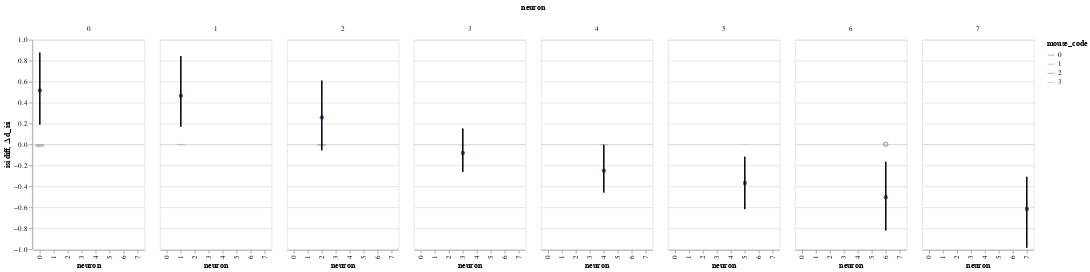

Here is the notebook cell this chart was saved with:
### Code cell
(chart_d+chart_p).facet(column='neuron')

### Figure 1 — Vega-Lite specification as saved in the notebook (floating-point values rounded to 4 significant figures)
{"config": {"view": {"continuousWidth": 400, "continuousHeight": 300}}, "data": {"name": "data-578ef73d9cbc7a5813b1c767144b2d6f"}, "facet": {"column": {"type": "quantitative", "field": "neuron"}}, "spec": {"layer": [{"mark": {"type": "line", "fill": null, "opacity": 0.5, "size": 3}, "encoding": {"color": {"type": "nominal", "field": "mouse_code"}, "x": {"type": "ordinal", "field": "neuron"}, "y": {"type": "quantitative", "aggregate": "mean", "field": "isi diff", "scale": {"zero": false}}}}, {"mark": {"type": "boxplot", "color": "black", "opacity": 0.3, "size": 12}, "encoding": {"x": {"type": "ordinal", "field": "neuron"}, "y": {"type": "quantitative", "field": "isi diff", "scale": {"zero": false}}}}, {"layer": [{"mark": {"type": "line", "color": "black", "point": true}, "encoding": {"x": {"type": "ordinal", "field": "neuron"}, "y": {"type": "quantitative", "field": "mean HDI", "impute": {"value": "value"}}}}, {"mark": {"type": "rule", "color": "black", "opacity": 0.4, "size": 0.1}, "encoding": {"y": {"type": "quantitative", "field": "zero"}}}, {"mark": "rule", "encoding": {"x": {"type": "ordinal", "field": "neuron"}, "y": {"type": "quantitative", "field": "lower HDI", "scale": {"domain": [-0.986, 0.8769], "zero": false}, "title": "Δ d_isi"}, "y2": {"field": "higher HDI"}}}]}]}, "$schema": "https://vega.github.io/schema/vega-lite/v4.8.1.json", "datasets": {"data-578ef73d9cbc7a5813b1c767144b2d6f": [{"mouse_code": 0, "neuron": 0, "i_trial": 0.0, "neuron_code": 0.0, "log_firing_rate": 0.02937, "Firing rate": 11.13, "firing_rate": 11.13, "i_spike": 0.0, "isi diff": 0.002833, "mean HDI": 0.5162, "higher HDI": 0.8769, "lower HDI": 0.1902, "log_isi": 0.01563, "zero": 0}, {"mouse_code": 1, "neuron": 0, "i_trial": 0.0, "neuron_code": 0.0, "log_firing_rate": 0.1524, "Firing rate": 33.28, "firing_rate": 33.28, "i_spike": -1.25, "isi diff": 0.0001007, "mean HDI": 0.5162, "higher HDI": 0.8769, "lower HDI": 0.1902, "log_isi": 0.003268, "zero": 0}, {"mouse_code": 2, "neuron": 0, "i_trial": 0.0, "neuron_code": 0.0, "log_firing_rate": -0.3534, "Firing rate": -101.5, "firing_rate": -101.5, "i_spike": 9.25, "isi diff": -0.01944, "mean HDI": 0.5162, "higher HDI": 0.8769, "lower HDI": 0.1902, "log_isi": -0.09984, "zero": 0}, {"mouse_code": 3, "neuron": 0, "i_trial": 0.0, "neuron_code": 0.0, "log_firing_rate": 0.1108, "Firing rate": 13.68, "firing_rate": 13.68, "i_spike": 21.0, "isi diff": -0.03185, "mean HDI": 0.5162, "higher HDI": 0.8769, "lower HDI": 0.1902, "log_isi": -0.1865, "zero": 0}, {"mouse_code": 0, "neuron": 1, "i_trial": 0.0, "neuron_code": 0.0, "log_firing_rate": 0.1901, "Firing rate": 40.43, "firing_rate": 40.43, "i_spike": -4.5, "isi diff": 0.006745, "mean HDI": 0.4664, "higher HDI": 0.8439, "lower HDI": 0.1698, "log_isi": 0.03964, "zero": 0}, {"mouse_code": 1, "neuron": 1, "i_trial": 0.0, "neuron_code": 0.0, "log_firing_rate": 0.2918, "Firing rate": 93.9, "firing_rate": 93.9, "i_spike": 4.25, "isi diff": -0.004254, "mean HDI": 0.4664, "higher HDI": 0.8439, "lower HDI": 0.1698, "log_isi": -0.02836, "zero": 0}, {"mouse_code": 2, "neuron": 1, "i_trial": 0.0, "neuron_code": 0.0, "log_firing_rate": 0.2641, "Firing rate": 46.53, "firing_rate": 46.53, "i_spike": 10.0, "isi diff": -0.009821, "mean HDI": 0.4664, "higher HDI": 0.8439, "lower HDI": 0.1698, "log_isi": -0.07137, "zero": 0}, {"mouse_code": 3, "neuron": 1, "i_trial": 0.0, "neuron_code": 0.0, "log_firing_rate": -0.3507, "Firing rate": -94.12, "firing_rate": -94.12, "i_spike": 2.0, "isi diff": -0.001286, "mean HDI": 0.4664, "higher HDI": 0.8439, "lower HDI": 0.1698, "log_isi": -0.01436, "zero": 0}, {"mouse_code": 0, "neuron": 2, "i_trial": 0.0, "neuron_code": 0.0, "log_firing_rate": -1.045, "Firing rate": -2681.0, "firing_rate": -2681.0, "i_spike": -11.75, "isi diff": 0.01578, "mean HDI": 0.2581, "higher HDI": 0.6098, "lower HDI": -0.05589, "log_isi": 0.1039, "zero": 0}, {"mouse_code": 1, "neuron": 2, "i_trial": 0.0, "neuron_code": 0.0, "log_firing_rate": 0.5571, "Firing rate": 186.7, "firing_rate": 186.7, "i_spike": 13.0, "isi diff": -0.01345, "mean HDI": 0.2581, "higher HDI": 0.6098, "lower HDI": -0.05589, "log_isi": -0.09937, "zero": 0}, {"mouse_code": 2, "neuron": 2, "i_trial": 0.0, "neuron_code": 0.0, "log_firing_rate": 0.2285, "Firing rate": 95.16, "firing_rate": 95.16, "i_spike": 10.0, "isi diff": -0.01228, "mean HDI": 0.2581, "higher HDI": 0.6098, "lower HDI": -0.05589, "log_isi": -0.08222, "zero": 0}, {"mouse_code": 3, "neuron": 2, "i_trial": 0.0, "neuron_code": 0.0, "log_firing_rate": -0.2148, "Firing rate": -218.1, "firing_rate": -218.1, "i_spike": 3.75, "isi diff": -0.003898, "mean HDI": 0.2581, "higher HDI": 0.6098, "lower HDI": -0.05589, "log_isi": -0.03201, "zero": 0}, {"mouse_code": 0, "neuron": 3, "i_trial": 0.0, "neuron_code": 0.0, "log_firing_rate": -0.1277, "Firing rate": -44.36, "firing_rate": -44.36, "i_spike": 2.0, "isi diff": -0.001637, "mean HDI": -0.08065, "higher HDI": 0.1517, "lower HDI": -0.2617, "log_isi": -0.01389, "zero": 0}, {"mouse_code": 1, "neuron": 3, "i_trial": 0.0, "neuron_code": 0.0, "log_firing_rate": 0.4724, "Firing rate": 153.1, "firing_rate": 153.1, "i_spike": 12.75, "isi diff": -0.007802, "mean HDI": -0.08065, "higher HDI": 0.1517, "lower HDI": -0.2617, "log_isi": -0.06924, "zero": 0}, {"mouse_code": 2, "neuron": 3, "i_trial": 0.0, "neuron_code": 0.0, "log_firing_rate": -0.09102, "Firing rate": -51.06, "firing_rate": -51.06, "i_spike": 13.75, "isi diff": -0.009629, "mean HDI": -0.08065, "higher HDI": 0.1517, "lower HDI": -0.2617, "log_isi": -0.08295, "zero": 0}, {"mouse_code": 3, "neuron": 3, "i_trial": 0.0, "neuron_code": 0.0, "log_firing_rate": 0.5313, "Firing rate": 184.2, "firing_rate": 184.2, "i_spike": 21.5, "isi diff": -0.0133, "mean HDI": -0.08065, "higher HDI": 0.1517, "lower HDI": -0.2617, "log_isi": -0.1227, "zero": 0}, {"mouse_code": 0, "neuron": 4, "i_trial": 0.0, "neuron_code": 0.0, "log_firing_rate": -0.07823, "Firing rate": -24.76, "firing_rate": -24.76, "i_spike": -2.5, "isi diff": 0.0008047, "mean HDI": -0.2493, "higher HDI": -0.003568, "lower HDI": -0.4584, "log_isi": 0.00955, "zero": 0}, {"mouse_code": 1, "neuron": 4, "i_trial": 0.0, "neuron_code": 0.0, "log_firing_rate": 0.086, "Firing rate": 31.44, "firing_rate": 31.44, "i_spike": -5.75, "isi diff": 0.002556, "mean HDI": -0.2493, "higher HDI": -0.003568, "lower HDI": -0.4584, "log_isi": 0.02916, "zero": 0}, {"mouse_code": 2, "neuron": 4, "i_trial": 0.0, "neuron_code": 0.0, "log_firing_rate": -0.3405, "Firing rate": -155.3, "firing_rate": -155.3, "i_spike": 11.25, "isi diff": -0.005027, "mean HDI": -0.2493, "higher HDI": -0.003568, "lower HDI": -0.4584, "log_isi": -0.0548, "zero": 0}, {"mouse_code": 3, "neuron": 4, "i_trial": 0.0, "neuron_code": 0.0, "log_firing_rate": 0.1471, "Firing rate": 58.77, "firing_rate": 58.77, "i_spike": 25.25, "isi diff": -0.012, "mean HDI": -0.2493, "higher HDI": -0.003568, "lower HDI": -0.4584, "log_isi": -0.1248, "zero": 0}, {"mouse_code": 0, "neuron": 5, "i_trial": 0.0, "neuron_code": 0.0, "log_firing_rate": -0.07689, "Firing rate": -40.01, "firing_rate": -40.01, "i_spike": -6.75, "isi diff": 0.002043, "mean HDI": -0.3681, "higher HDI": -0.1172, "lower HDI": -0.6169, "log_isi": 0.02627, "zero": 0}, {"mouse_code": 1, "neuron": 5, "i_trial": 0.0, "neuron_code": 0.0, "log_firing_rate": 0.666, "Firing rate": 1173.0, "firing_rate": 1173.0, "i_spike": -1.5, "isi diff": 0.0004306, "mean HDI": -0.3681, "higher HDI": -0.1172, "lower HDI": -0.6169, "log_isi": 0.004968, "zero": 0}, {"mouse_code": 2, "neuron": 5, "i_trial": 0.0, "neuron_code": 0.0, "log_firing_rate": 0.1801, "Firing rate": 92.98, "firing_rate": 92.98, "i_spike": 10.5, "isi diff": -0.003075, "mean HDI": -0.3681, "higher HDI": -0.1172, "lower HDI": -0.6169, "log_isi": -0.04182, "zero": 0}, {"mouse_code": 3, "neuron": 5, "i_trial": 0.0, "neuron_code": 0.0, "log_firing_rate": 0.05392, "Firing rate": 16.95, "firing_rate": 16.95, "i_spike": 1.75, "isi diff": -0.0006406, "mean HDI": -0.3681, "higher HDI": -0.1172, "lower HDI": -0.6169, "log_isi": -0.008967, "zero": 0}, {"mouse_code": 0, "neuron": 6, "i_trial": 0.0, "neuron_code": 0.0, "log_firing_rate": 0.2548, "Firing rate": 202.0, "firing_rate": 202.0, "i_spike": 5.5, "isi diff": -0.001289, "mean HDI": -0.5041, "higher HDI": -0.1654, "lower HDI": -0.8204, "log_isi": -0.01959, "zero": 0}, {"mouse_code": 1, "neuron": 6, "i_trial": 0.0, "neuron_code": 0.0, "log_firing_rate": 0.1069, "Firing rate": 43.83, "firing_rate": 43.83, "i_spike": -10.5, "isi diff": 0.002741, "mean HDI": -0.5041, "higher HDI": -0.1654, "lower HDI": -0.8204, "log_isi": 0.04053, "zero": 0}, {"mouse_code": 2, "neuron": 6, "i_trial": 0.0, "neuron_code": 0.0, "log_firing_rate": -0.38, "Firing rate": -347.1, "firing_rate": -347.1, "i_spike": 10.5, "isi diff": -0.002067, "mean HDI": -0.5041, "higher HDI": -0.1654, "lower HDI": -0.8204, "log_isi": -0.0336, "zero": 0}, {"mouse_code": 3, "neuron": 6, "i_trial": 0.0, "neuron_code": 0.0, "log_firing_rate": 0.5407, "Firing rate": 991.7, "firing_rate": 991.7, "i_spike": 12.25, "isi diff": -0.002756, "mean HDI": -0.5041, "higher HDI": -0.1654, "lower HDI": -0.8204, "log_isi": -0.04391, "zero": 0}, {"mouse_code": 0, "neuron": 7, "i_trial": 0.0, "neuron_code": 0.0, "log_firing_rate": 0.1279, "Firing rate": 132.9, "firing_rate": 132.9, "i_spike": 13.5, "isi diff": -0.002333, "mean HDI": -0.6152, "higher HDI": -0.3091, "lower HDI": -0.986, "log_isi": -0.04231, "zero": 0}, {"mouse_code": 1, "neuron": 7, "i_trial": 0.0, "neuron_code": 0.0, "log_firing_rate": 0.03091, "Firing rate": 8.425, "firing_rate": 8.425, "i_spike": 11.0, "isi diff": -0.001844, "mean HDI": -0.6152, "higher HDI": -0.3091, "lower HDI": -0.986, "log_isi": -0.0333, "zero": 0}, {"mouse_code": 2, "neuron": 7, "i_trial": 0.0, "neuron_code": 0.0, "log_firing_rate": 0.1096, "Firing rate": 84.85, "firing_rate": 84.85, "i_spike": -2.75, "isi diff": 0.0002976, "mean HDI": -0.6152, "higher HDI": -0.3091, "lower HDI": -0.986, "log_isi": 0.005489, "zero": 0}, {"mouse_code": 3, "neuron": 7, "i_trial": 0.0, "neuron_code": 0.0, "log_firing_rate": -0.4107, "Firing rate": -351.0, "firing_rate": -351.0, "i_spike": 6.25, "isi diff": -0.001054, "mean HDI": -0.6152, "higher HDI": -0.3091, "lower HDI": -0.986, "log_isi": -0.02024, "zero": 0}]}}
